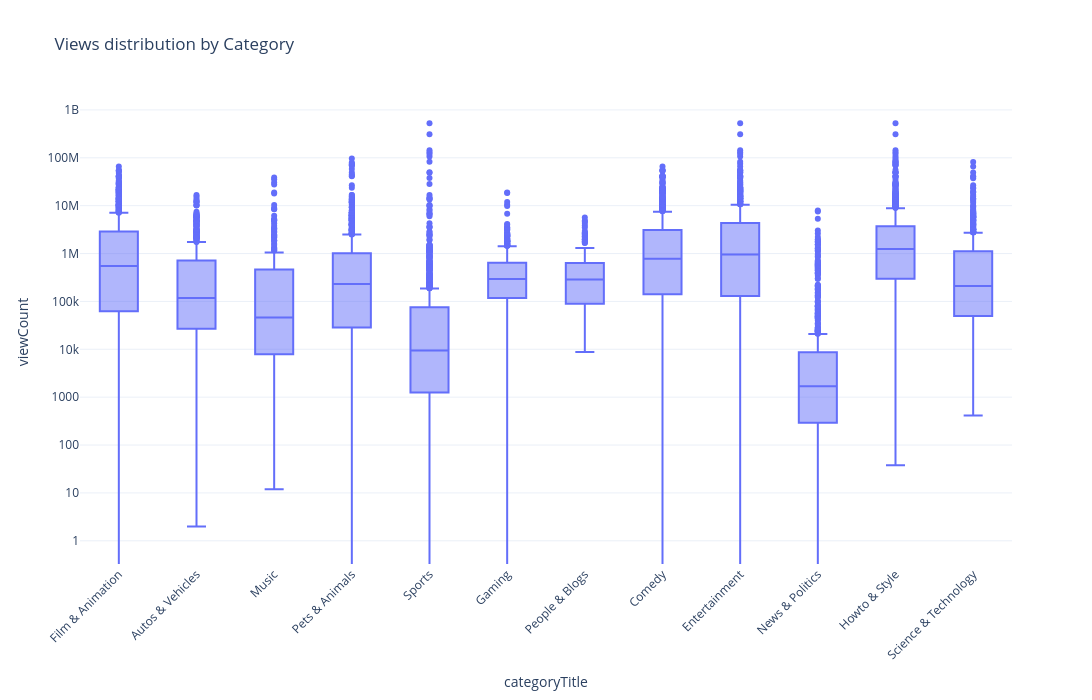

Write notebook code for a chart like this one.
### Markdown cell above
##### Boxplot: views by category

### Code cell
fig_box = px.box(videos_df, x='categoryTitle', y='viewCount', points='outliers',
                 title='Views distribution by Category')
fig_box.update_layout(xaxis_tickangle=-45, template='plotly_white', width=1200, height=700)
fig_box.update_yaxes(type='log')
fig_box.show()

### Figure 1 — Plotly figure (JSON) as saved in the notebook; plotly's stock layout.template omitted (floating-point values rounded to 4 significant figures; data arrays with more than 128 entries replaced by an {"elided": "..."} marker saying what was removed)
{"data": [{"alignmentgroup": "True", "boxpoints": "outliers", "hovertemplate": "categoryTitle=%{x}<br>viewCount=%{y}<extra></extra>", "legendgroup": "", "marker": {"color": "#636efa"}, "name": "", "notched": false, "offsetgroup": "", "orientation": "v", "showlegend": false, "type": "box", "x": {"elided": "9414 str values"}, "x0": " ", "xaxis": "x", "y": {"elided": "9414 int values"}, "y0": " ", "yaxis": "y"}], "layout": {"boxmode": "group", "height": 700, "legend": {"tracegroupgap": 0}, "title": {"text": "Views distribution by Category"}, "width": 1200, "xaxis": {"anchor": "y", "domain": [0, 1], "tickangle": -45, "title": {"text": "categoryTitle"}}, "yaxis": {"anchor": "x", "domain": [0, 1], "title": {"text": "viewCount"}, "type": "log"}}}
